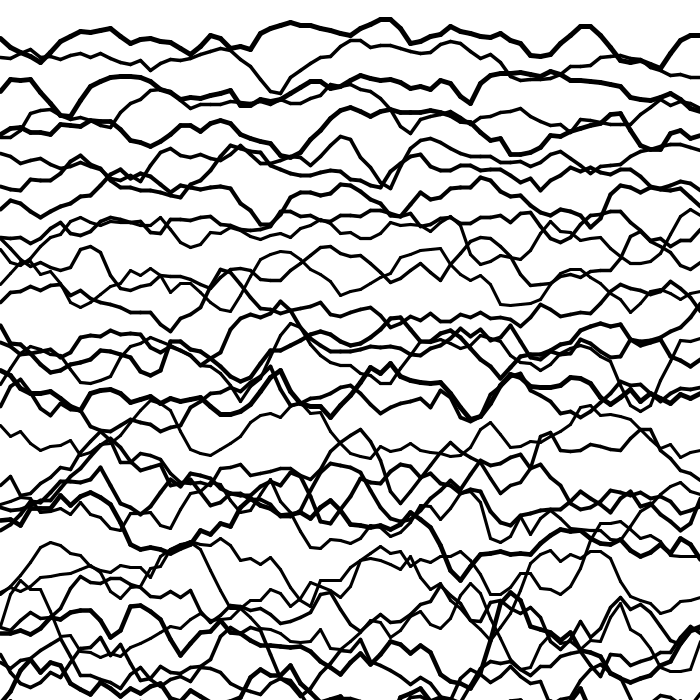
Frame 1 (no input)
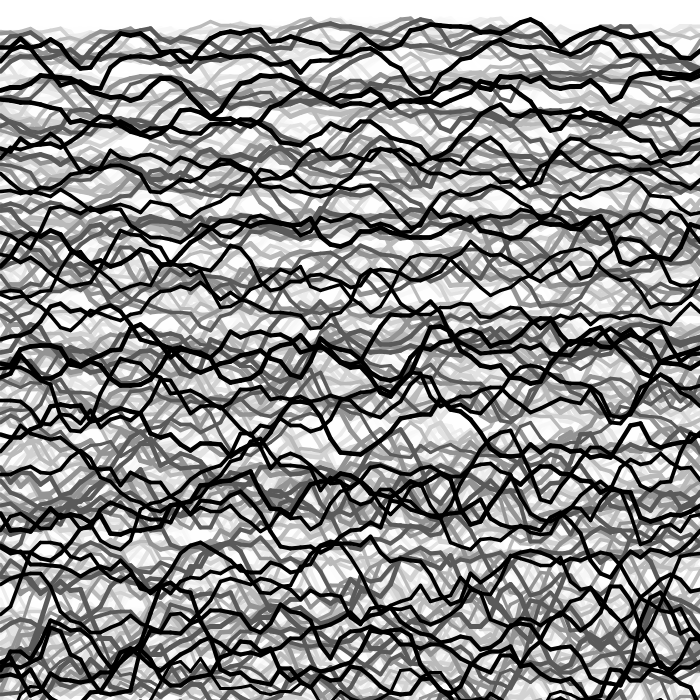
Frame 60 (the mouse pressed at the canvas centre just before this capture)
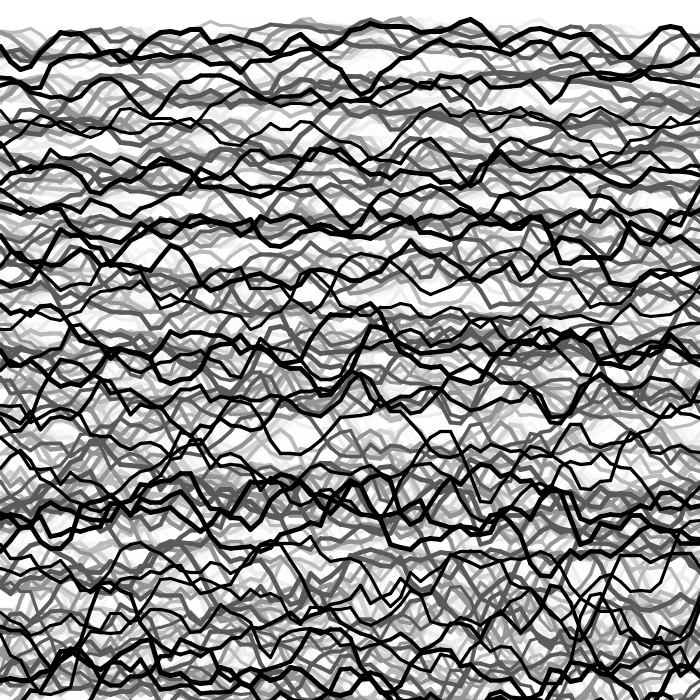
Frame 120 (the mouse held since frame 60 and released just before this capture)

The Processing sketch that drew these frames (run headless with seeded random() and noise(); from frame 60 on, the mouse is pressed at the canvas centre):

// Processing sketch: processing_161517
// ── processing_161517.pde

int step = 10;
int r = 20;
float y;

void setup() {
  size(700,700);
  background(255);
  strokeWeight(5);
  smooth();
  frameRate(8);
}

void draw() {
  float lastx = -999;
  float lasty = -999;
  float ynoise = random(5);
  float ycount = 1;
  
  fadeToWhite();
  
  for (int h=0; h<height; h+=r) {
    stroke(0);
    for (int x=0; x<=width; x+=step) {
      y = 10 + noise(ynoise) * 80;
      if (lastx>-999) {
        line(x, y*ycount, lastx, lasty*ycount);
      }
      lastx = x;
      lasty = y;
      ynoise += 0.2;
    }
    translate(0, r);
    lastx = -999;
    lasty = -999;
    ycount +=0.03;
    strokeWeight(random(3,5));
  }
}

void fadeToWhite() {
  noStroke();
  fill(255,90);
  rect(0,0,width,height);
}
